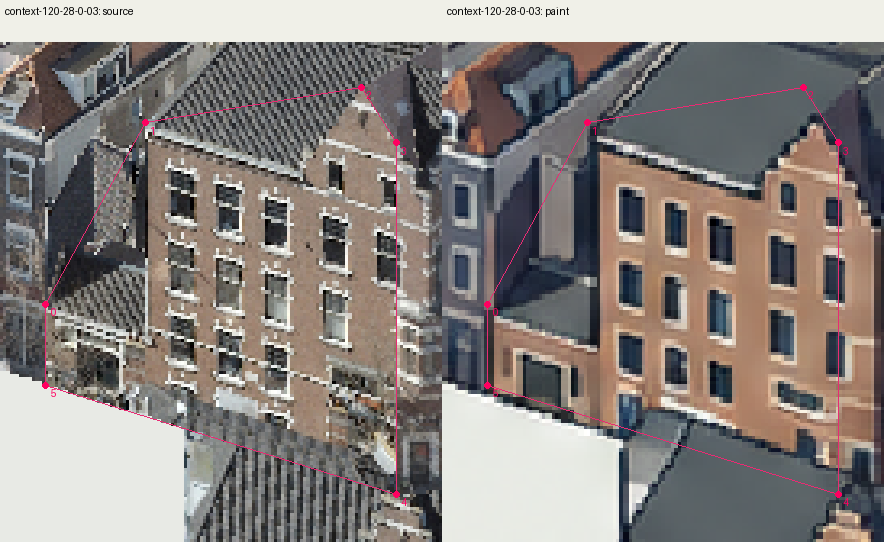
#> input picture source-data/source-bound-painter/contiguous-neighbourhood/native-context-fields/plane-correspondences/context-120-28-0-03.png, 884 x 542 px
$ python -i source-view-painter.py   (imports and definitions only)
#> lines starting #> are read from the running program, lines starting #| are printed output that depends on the picture
#!/usr/bin/env python3
"""Compose model-drawn source views onto retained geometry and original UVs.
Written by AI on 2026-10-24 by model GPT-6.
"""
import argparse,importlib.util,json,math
from pathlib import Path
import numpy as np
from PIL import Image
# [1 line not run here, left out]

class SourceCollection:
 """Observe adjoining sources together; export their original geometry separately."""
 # [25 lines left out: functions __init__, export_handoff, not called in this run]

def load_source(path):
 return SourceCollection(path) if path.is_dir() else m.Source(path)

def camera(source,angle,elevation,size=1600):
 points=source.positions.reshape(-1,3);centre=(points.min(0)+points.max(0))/2;yaw=np.radians(angle);elev=np.radians(elevation);toward=np.array([np.sin(yaw)*np.cos(elev),np.sin(elev),np.cos(yaw)*np.cos(elev)]);right=np.array([np.cos(yaw),0,-np.sin(yaw)]);up=np.cross(toward,right);basis=np.stack([right,up,toward],axis=1);projected=(points-centre)@basis;scale=(size-48)/max(np.ptp(projected[:,:2],axis=0));mid=(projected[:,:2].max(0)+projected[:,:2].min(0))/2
 return {'centre':centre.tolist(),'basis':basis.tolist(),'scale':float(scale),'mid':mid.tolist(),'size':size,'angle':angle,'elevation':elevation}

def project(points,c):
 q=(points-np.array(c['centre']))@np.array(c['basis']);return q,(q[...,:2]-c['mid'])*[c['scale'],-c['scale']]+c['size']/2

# [71 lines left out: functions render, prepare, prepare_focused_block, prepare_overlapping_context, coherent_surface_views, not called in this run]

def prepare_plane_correspondences(source,out):
 """Expose exact source planes for model-judged architectural correspondence."""
 from scipy.spatial import ConvexHull
 from PIL import ImageDraw
 plan=json.loads((out/'views.json').read_text());records=json.loads((out/'baked-coherent-planes.json').read_text())['connectedSurfaceObservations'];folder=out/'plane-correspondences';folder.mkdir(exist_ok=True);observations=[]
 for view in plan['views']:
  candidates=[];c=view['camera']
  for record in records:
   if record['view']!=view['name']:continue
   _,xy=project(source.positions[record['triangles']].reshape(-1,3),c)
   if len(np.unique(xy,axis=0))<3:continue
   hull=ConvexHull(xy);polygon=xy[hull.vertices]
   if hull.volume<180 or np.ptp(polygon,axis=0).min()<8:continue
   candidates.append((hull.volume*(3 if record['normal'][1]>.5 else 1)*record['observedAreaFraction']**2,record,polygon))
  candidates.sort(key=lambda row:row[0],reverse=True)
  for index,(area,record,polygon) in enumerate(candidates[:16]):
   key=f"{view['name']}-{index:02d}";minimum=np.floor(polygon.min(0)-14).astype(int).clip(0,c['size']);maximum=np.ceil(polygon.max(0)+14).astype(int).clip(0,c['size']);bounds=[int(v) for v in [*minimum,*maximum]];extent=maximum-minimum;zoom=min(5,500/max(extent));panel_size=np.ceil(extent*zoom).astype(int);sheet=Image.new('RGB',(int(panel_size[0]*2),int(panel_size[1]+42)),(240,240,232));draw=ImageDraw.Draw(sheet)
   for column,key_name in enumerate(['source','paint']):
    image=Image.open(out/view[key_name]).convert('RGB').resize((c['size'],c['size']),Image.Resampling.NEAREST).crop(tuple(bounds)).resize(tuple(panel_size),Image.Resampling.NEAREST);sheet.paste(image,(int(column*panel_size[0]),42));draw.text((int(column*panel_size[0])+5,5),f"{key}: {key_name}",fill='black')
    coordinates=(polygon-minimum)*zoom+[column*panel_size[0],42];draw.line([tuple(p) for p in np.vstack([coordinates,coordinates[0]])],fill='#e92b73',width=1)
    for vertex,p in enumerate(coordinates):draw.ellipse((p[0]-3,p[1]-3,p[0]+3,p[1]+3),fill='#ff0060');draw.text(tuple(p+[5,2]),str(vertex),fill='#ff0060')
   sheet.save(folder/(key+'.png'));observations.append({'planeId':key,**record,'sourcePolygon':polygon.tolist(),'cropBounds':bounds,'displayZoom':zoom,'displayPanelSize':panel_size.tolist(),'drawnPolygon':None,'judgement':'unreviewed; pink marks show source geometry, not accepted drawing correspondence'})
 m.save_json(folder/'observations.json',{'authorship':'Written by AI on 2026-10-25 by model GPT-6','sourceSha256':plan['sourceSha256'],'coordinateFrame':'source and drawn coordinates both use original 1600px source camera; drawn native image scaled nearest to this frame','planes':observations})

# [86 lines left out: functions observed_plane_transforms, prepare_facade_support, compose_facade_drawing, apply_architectural_patches, align_frontage_field, apply_source_registered_field, not called in this run]

def bake_frontage_field(source,folder):
 """Rebuild one registered drawing from retained source, teacher and judgement."""
 registration=json.loads((folder/'registration.json').read_text());align_frontage_field(folder);plan=json.loads((folder/registration['sourceCameraViews']).resolve().read_text());c=next(v['camera'] for v in plan['views'] if v['name']==registration['sourceCamera']);packed=np.load(folder/registration['baseAtlases']);source.images=[packed[f'image_{i}'].copy() for i in range(len(source.images))];apply_source_registered_field(source,source.images,c,np.asarray(Image.open(folder/'aligned-substrate.png')),set(registration['bagIds']));rgb,_=render(source,c);Image.fromarray(rgb).save(folder/'actual-no-plants-substrate-bake.png');source.export_handoff(source.images,{t['identity'] for t in source.triangles},folder/registration['handoffDirectory'])

# [68 lines left out: functions bake_block_fields, pad_painted_uv_charts, bake, not called in this run]

# [9 lines not run here, left out]

>>> import cv2
>>> picture = cv2.imread('../source-data/source-bound-painter/contiguous-neighbourhood/native-context-fields/plane-correspondences/context-120-28-0-03.png', cv2.IMREAD_GRAYSCALE)
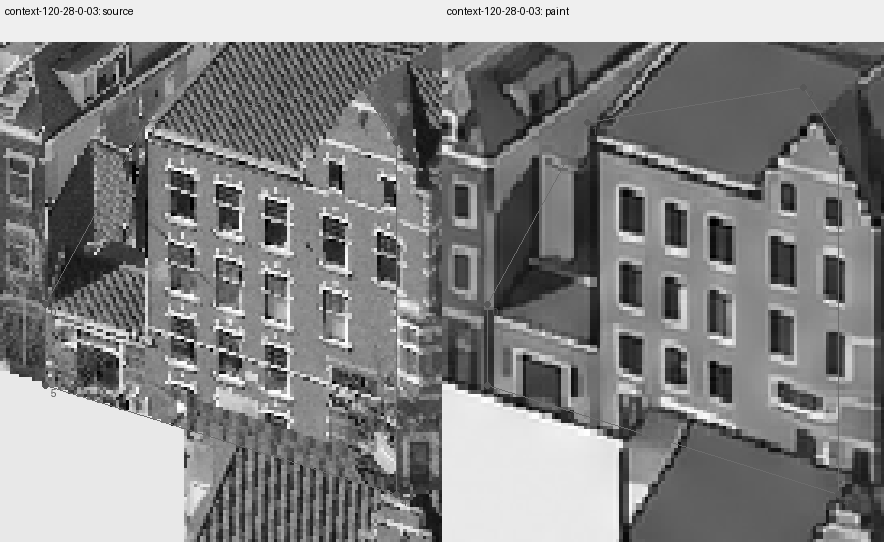
#> picture: shape (542, 884); min 0, max 255, mean 131.9
>>> result = prepare_plane_correspondences(picture, 'out.png')
#> (the run stopped early here; a loop or call above may not have finished)

$ run again, on source-data/source-bound-painter/contiguous-neighbourhood/native-context-fields/plane-correspondences/context-300-28-3-08.png
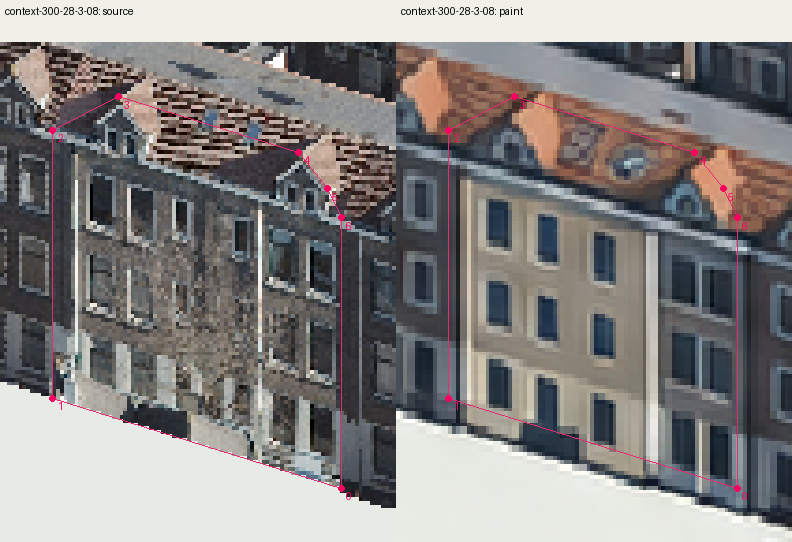
#> input picture source-data/source-bound-painter/contiguous-neighbourhood/native-context-fields/plane-correspondences/context-300-28-3-08.png, 792 x 542 px
#> `picture = cv2.imread('../source-data/source-bound-painter/contiguous-n..`:
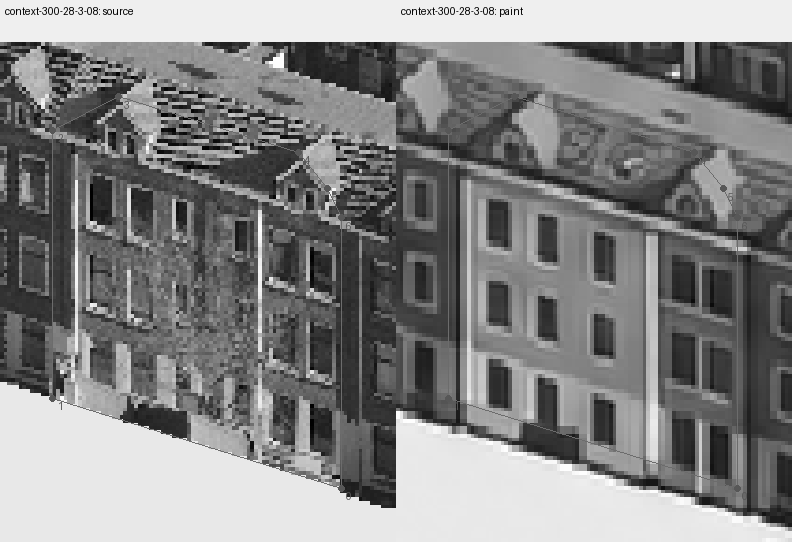
#> picture: shape (542, 792); min 0, max 254, mean 131.8

$ run again, on source-data/source-bound-painter/contiguous-neighbourhood/native-context-fields/plane-correspondences/context-300-28-3-09.png
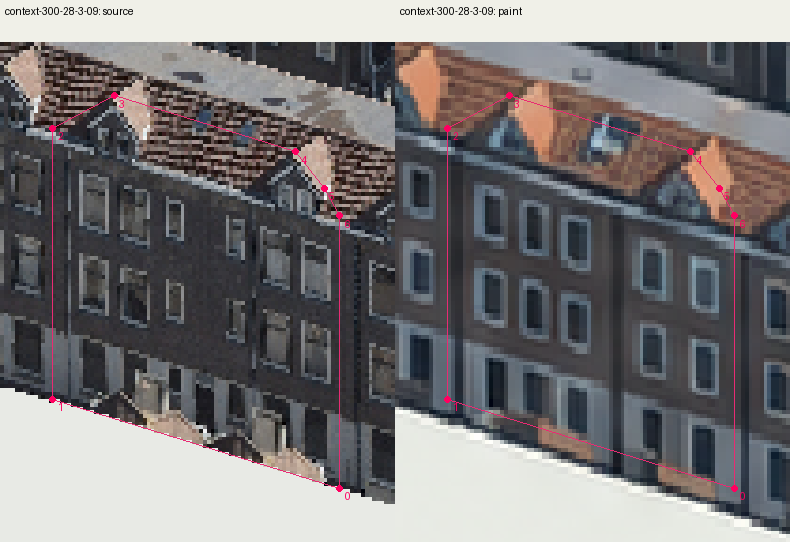
#> input picture source-data/source-bound-painter/contiguous-neighbourhood/native-context-fields/plane-correspondences/context-300-28-3-09.png, 790 x 542 px
#> `picture = cv2.imread('../source-data/source-bound-painter/contiguous-n..`:
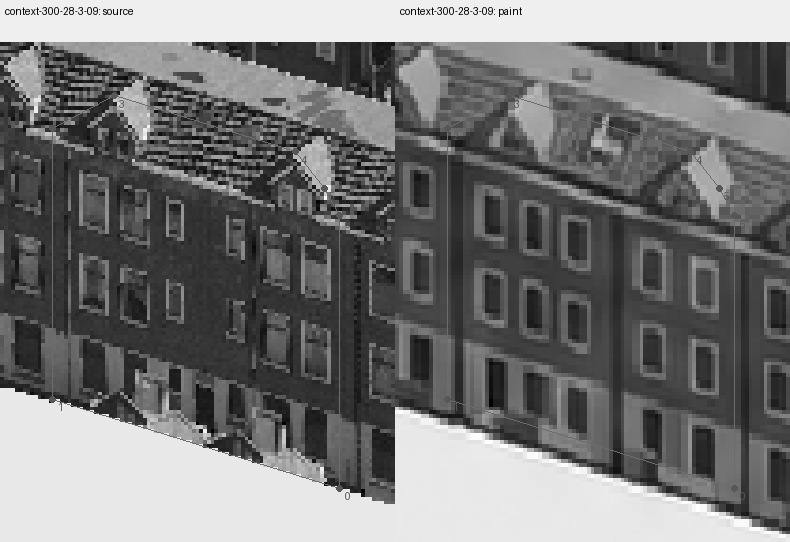
#> picture: shape (542, 790); min 0, max 254, mean 117.8
